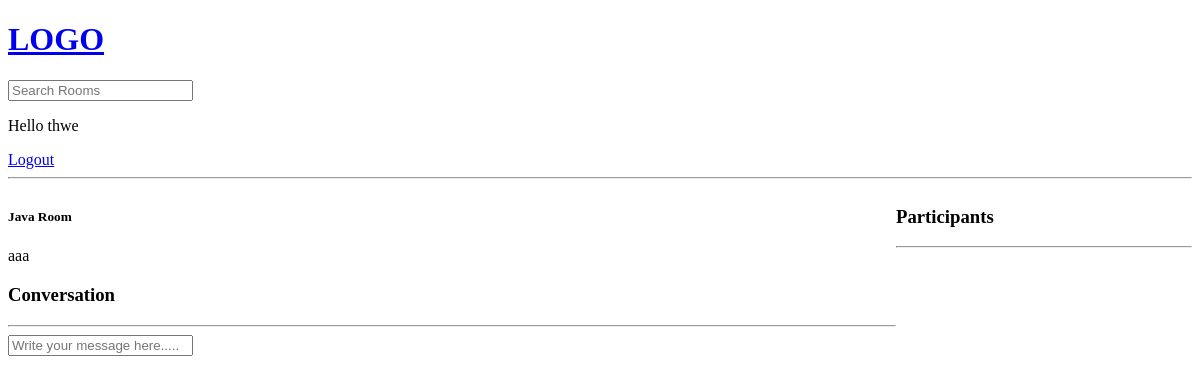
The page /room/6/ (signed in) on the database as committed earlier.
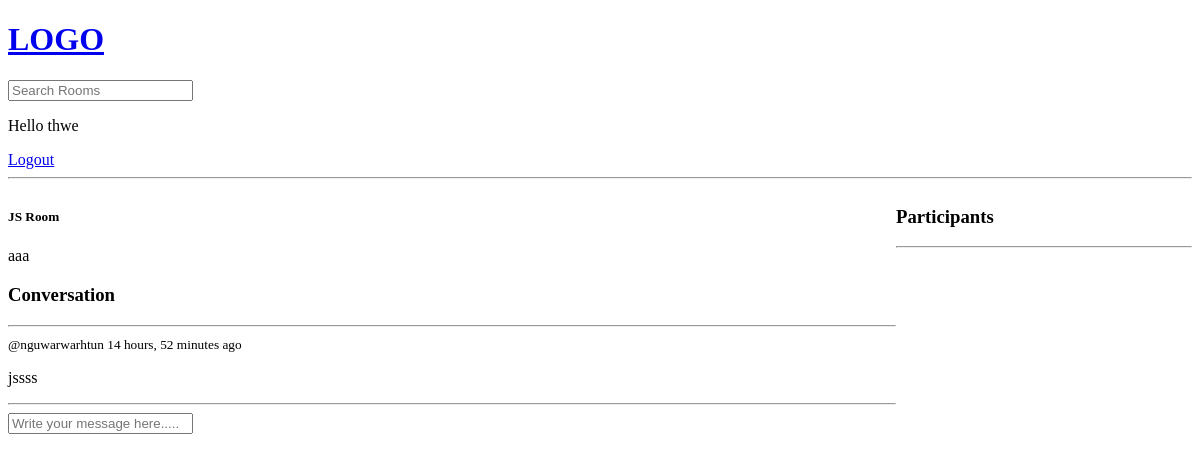
The same page on the database as committed later.
### base/models.py (models this page shows, shortened)
class Room(models.Model):
    host = models.ForeignKey(User,on_delete=models.SET_NULL,null=True)#not delete when user is delete
    topic = models.ForeignKey(Topic,on_delete=models.SET_NULL,null = True)
    name=models.CharField(max_length=200)
    description=models.TextField(null=True,blank=True)
    participants = models.ManyToManyField(User, related_name = 'participants',blank = True)
    updated=models.DateTimeField(auto_now=True)
    created=models.DateTimeField(auto_now_add=True)
    class Meta:
        ordering=['-updated','-created']#asescending order

class Message(models.Model):
    user = models.ForeignKey(User,on_delete = models.CASCADE)#one to many ---> user can have
    room = models.ForeignKey(Room,on_delete = models.CASCADE)#one to many #parent is Room
    body = models.TextField()
    updated = models.DateTimeField(auto_now = True)
    created = models.DateTimeField(auto_now_add = True)
    class Meta:
        ordering = ['-updated','-created']

### base/views.py (the view, shortened to what this page needs)
# urls.py: path('room/<int:pk>/', views.room,name='room'),
def room(request,pk):
    room = Room.objects.get(id=pk)
    room_messages = room.message_set.all()
    participants = room.participants.all()
    contexts = {'room':room,'room_messages':room_messages,'participants':participants}
    return render(request,'base/room.html',contexts)

### templates/base/room.html (shortened to what this page needs)
{% extends 'main.html' %}
{% block content %}
<div class="room-container">
<div>
<h5>{{room.name}}</h5>
<p>{{room.description}}</p>
<div class="comment-wrapper">
   <h3>Conversation</h3>
   <hr>
   {%for message in room_messages%}
      <div>
        <small>@{{message.user}} {{message.created|timesince}} ago</small>
        <p>{{message.body}}</p>
        <hr>
      </div>
   {% endfor %}
</div>
{% if request.user.is_authenticated %}
<div class="comment-form">
   <form action="" method="POST">
    <input type="text" name="body" placeholder="Write your message here.....">
   </form>
</div>
{% endif %}
</div>
<div>
    <h3>Participants</h3>
    <hr>
</div>
</div>
{% endblock content %}

### templates/main.html (shortened to what this page needs)
<!DOCTYPE html>
<html lang="en">
<head>
</head>
<body>
    {%include 'nav.html' %}
    {% block content%}
    {% endblock content %}
</body>
</html>

### templates/nav.html
<a href="/">
    <h1>LOGO</h1>
</a>
<form method="GET" action="{% url 'home' %}">
    <input type="text" name="q" placeholder="Search Rooms"/>
</form>
{% if request.user.is_authenticated %}
<p>Hello {{request.user}}</p>
<a href="{% url 'logout'%}">Logout</a>
{% else %}
<a href="{% url 'login'%}">Login</a>
{% endif %}
<hr>

### templates/base/room.html (style rules this page uses)
.room-container { display : grid; grid-template-columns:3fr 1fr; }

Rows that differ between the two databases and show on the page:
changed Room "aaa": name "Java Room" → "JS Room"
added Message: user "nguwarwarhtun", created "14 hours, 52 minutes", body "jssss"
